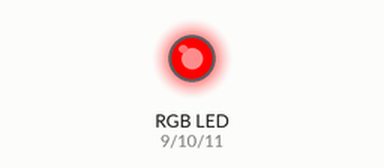
Simulated run of this sketch. Board: Arduino Uno, built with avr-gcc and run on an emulated ATmega328P. On the bench: an RGB LED mixed from three pins (HIGH = lit).

Above: at 0.5 s.
At 2.5 s:
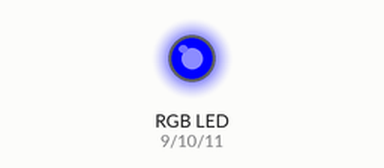
At 3.5 s:
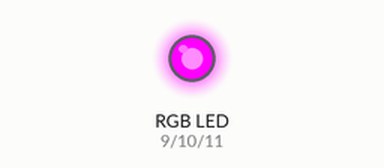
At 4.5 s:
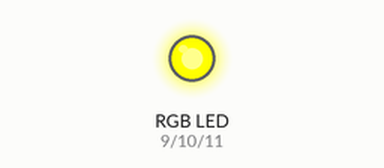
At 6.5 s:
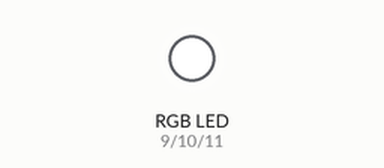
At 9.5 s:
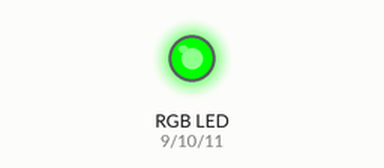
Timing chart, 0 to 10.4 s (numbered marks = the images above):
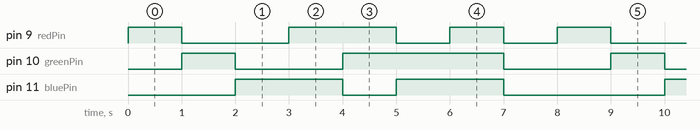

Measured:
- by itself, pin 9 (redPin): repeats every 8.0 s: LOW 2.0 s, HIGH 2.0 s, 2 × (LOW 1.0 s, HIGH 1.0 s)
- by itself, pin 10 (greenPin): repeats every 8.0 s: LOW 2.0 s, HIGH 3.0 s, LOW 2.0 s, HIGH 1.0 s
- by itself, pin 11 (bluePin): repeats every 8.0 s: LOW 1.0 s, HIGH 2.0 s, LOW 3.0 s, HIGH 2.0 s

The sketch:

rgb_led.ino
```cpp
// This code is created by Prince Kushwaha
// Define the pins for Red, Green, and Blue LEDs
const int redPin = 9;
const int greenPin = 10;
const int bluePin = 11;

void setup() {
  // Set the pins as output
  pinMode(redPin, OUTPUT);
  pinMode(greenPin, OUTPUT);
  pinMode(bluePin, OUTPUT);
}

void setColor(int redValue, int greenValue, int blueValue) {
  // Set the brightness of each color pin
  analogWrite(redPin, redValue);
  analogWrite(greenPin, greenValue);
  analogWrite(bluePin, blueValue);
}

void loop() {
  // Turn the LED red
  setColor(255, 0, 0);
  delay(1000);

  // Turn the LED green
  setColor(0, 255, 0);
  delay(1000);

  // Turn the LED blue
  setColor(0, 0, 255);
  delay(1000);

  // Turn the LED purple (red + blue)
  setColor(255, 0, 255);
  delay(1000);

  // Turn the LED yellow (red + green)
  setColor(255, 255, 0);
  delay(1000);

  // Turn the LED cyan (green + blue)
  setColor(0, 255, 255);
  delay(1000);

  // Turn the LED white (red + green + blue)
  setColor(255, 255, 255);
  delay(1000);

  // Turn off the LED
  setColor(0, 0, 0);
  delay(1000);
}
```
